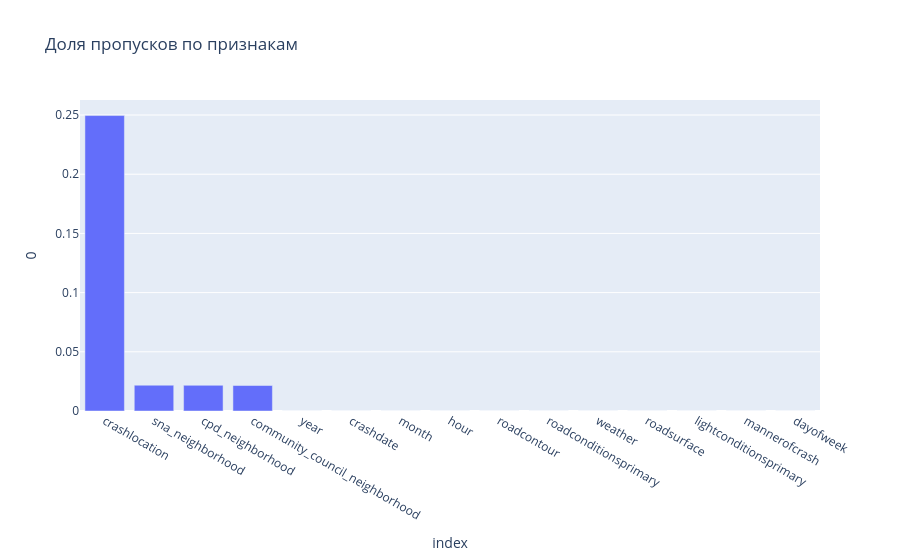

Notebook source saved alongside this figure:
### Code cell
px.bar(missing[missing > 0].reset_index(), x='index', y=0, title='Доля пропусков по признакам')

### Figure 1 — Plotly figure (JSON) as saved in the notebook; plotly's stock layout.template omitted (floating-point values rounded to 4 significant figures)
{"data": [{"hovertemplate": "index=%{x}<br>0=%{y}<extra></extra>", "legendgroup": "", "marker": {"color": "#636efa", "pattern": {"shape": ""}}, "name": "", "orientation": "v", "showlegend": false, "textposition": "auto", "type": "bar", "x": ["crashlocation", "sna_neighborhood", "cpd_neighborhood", "community_council_neighborhood", "year", "crashdate", "month", "hour", "roadcontour", "roadconditionsprimary", "weather", "roadsurface", "lightconditionsprimary", "mannerofcrash", "dayofweek"], "xaxis": "x", "y": [0.2496, 0.02178, 0.02169, 0.02153, 2.241e-05, 2.241e-05, 2.241e-05, 2.241e-05, 1.494e-05, 1.494e-05, 1.494e-05, 1.494e-05, 1.494e-05, 7.47e-06, 7.47e-06], "yaxis": "y"}], "layout": {"barmode": "relative", "legend": {"tracegroupgap": 0}, "title": {"text": "Доля пропусков по признакам"}, "xaxis": {"anchor": "y", "domain": [0, 1], "title": {"text": "index"}}, "yaxis": {"anchor": "x", "domain": [0, 1], "title": {"text": "0"}}}}
